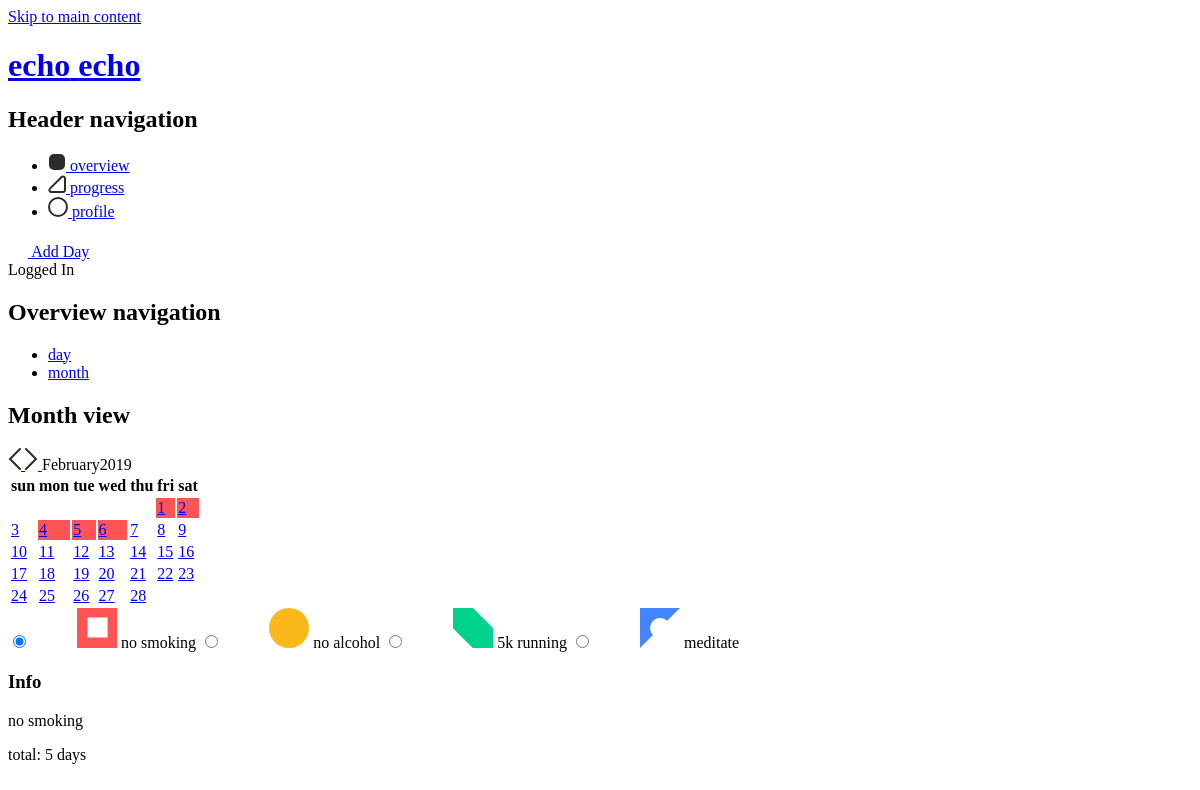
The page /index.php?page=overview&view=month&month=02-2019&chosen_habit=no smoking (signed in) on the database as committed earlier.
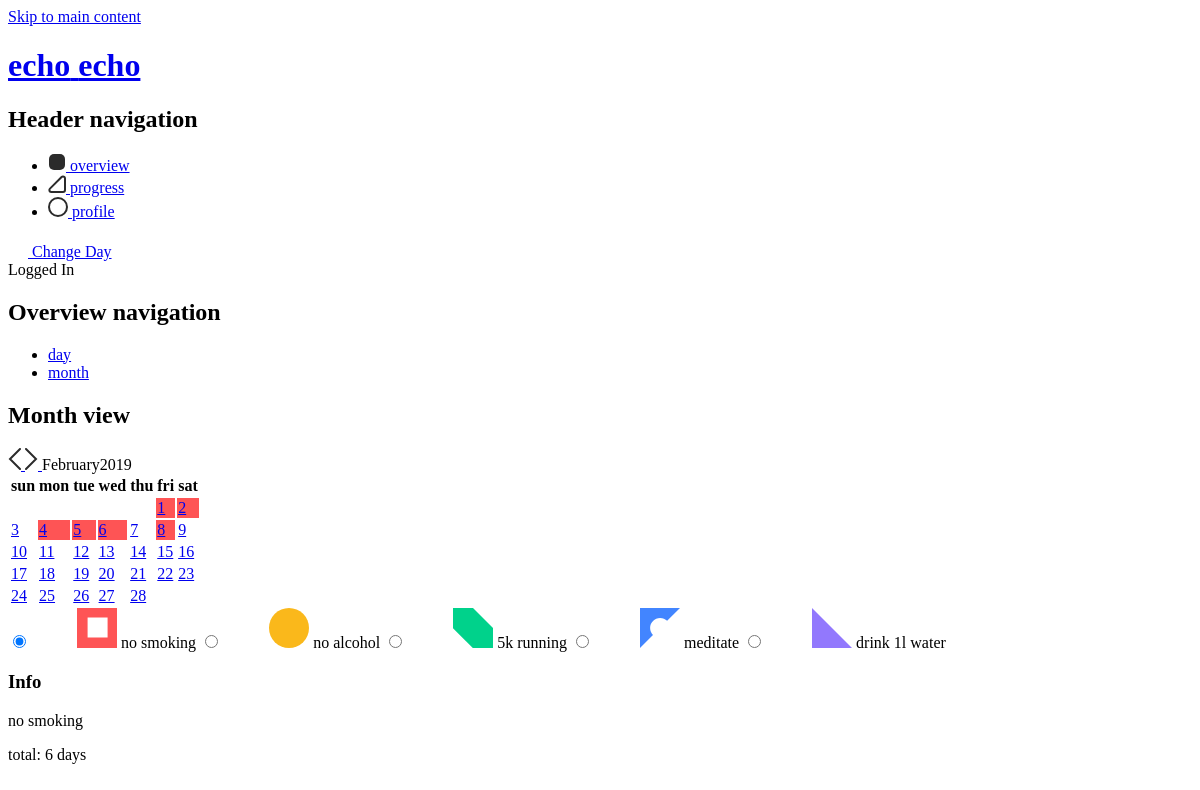
The same page on the database as committed later.
### tables this page shows
CREATE TABLE `habits` (
  `habit_id` int(11) NOT NULL,
  `user_id` int(11) NOT NULL,
  `habit_name` varchar(255) NOT NULL,
  `habit_icon` int(11) NOT NULL,
  `habit_colour` varchar(255) NOT NULL,
  `habit_colour_name` varchar(255) NOT NULL,
  `active` tinyint(1) NOT NULL DEFAULT '1'
);

CREATE TABLE `data_habit_icon` (
  `data_habit_icon_id` int(11) NOT NULL,
  `habit_colour_name` varchar(255) NOT NULL,
  `habit_colour` varchar(255) NOT NULL,
  `habit_icon` text NOT NULL,
  `habit_icon_white` text NOT NULL
);

### src/controller/Controller.php (called while the page is built, shortened)
<?php
class Controller {
  public $route;
  protected $viewVars = array();
  public function filter() {
    call_user_func(array($this, $this->route['action']));
  }
  public function render() {
    $this->createViewVarWithContent();
    $this->renderInLayout();
  }
  public function set($variableName, $value) {
    $this->viewVars[$variableName] = $value;
  }
  private function createViewVarWithContent() {
    require __DIR__ . '/../view/' . strtolower($this->route['controller']) . '/' . $this->route['action'] . '.php';
    $content = ob_get_clean();
  }
  private function renderInLayout() {
    extract($this->viewVars, EXTR_OVERWRITE);
    include __DIR__ . '/../view/layout.php';
  }
}

### src/index.php (called while the page is built, shortened)
<?php
$routes = array(
  'home' => array(
    'controller' => 'Pages',
    'action' => 'index'
  ),
  'overview' => array(
    'controller' => 'Posts',
    'action' => 'overview'
  ),
  'add' => array(
    'controller' => 'Posts',
    'action' => 'add'
  ),
  'progress' => array(
    'controller' => 'Progress',
    'action' => 'progress'
  ),
  'profile' => array(
    'controller' => 'Users',
    'action' => 'profile'
  ),
  'login' => array(
    'controller' => 'Users',
    'action' => 'login'
  ),
  'logout' => array(
    'controller' => 'Users',
    'action' => 'logout'
  ),
  'register' => array(
    'controller' => 'Users',
    'action' => 'register'
  )
);
$route = $routes[$_GET['page']];
$controllerObj = new $controllerName();
$controllerObj->route = $route;
$controllerObj->filter();
$controllerObj->render();

### src/dao/HabitDAO.php (called while the page is built, shortened)
<?php
class HabitDAO extends DAO {
  public function selectAllActiveHabits($data) {
    $sql = "SELECT * FROM `habits` INNER JOIN `data_habit_icon` ON habits.habit_icon = data_habit_icon.data_habit_icon_id WHERE habits.user_id = :user_id AND habits.active = :active";
    $stmt = $this->pdo->prepare($sql);
    $stmt->bindValue(':user_id', $data['user_id']);
    $stmt->bindValue(':active', $data['active']);
    $stmt->execute();
    return $stmt->fetchAll(PDO::FETCH_ASSOC);
  }
  public function getSpecificFulfilledHabitsOfDay($data) {
    $sql = "SELECT * FROM `fulfilled_habits` INNER JOIN `daily_posts` ON fulfilled_habits.post_id = daily_posts.post_id AND daily_posts.date = :date INNER JOIN `habits` ON fulfilled_habits.habit_id = habits.habit_id WHERE fulfilled_habits.user_id = :user_id AND fulfilled_habits.habit_id = :habit_id";
    $stmt = $this->pdo->prepare($sql);
    $stmt->bindValue(':user_id', $data['user_id']);
    $stmt->bindValue(':date', $data['date']);
    $stmt->bindValue(':habit_id', $data['habit_id']);
    $stmt->execute();
    return $stmt->fetchAll(PDO::FETCH_ASSOC);
  }
}

### src/dao/PostDAO.php (called while the page is built, shortened)
<?php
class PostDAO extends DAO {
  public function checkDate($data) {
    $sql = "SELECT * FROM `daily_posts` WHERE `user_id` = :user_id AND `date` = :current_date";
    $stmt = $this->pdo->prepare($sql);
    $stmt->bindValue(':user_id', $data['user_id']);
    $stmt->bindValue(':current_date', $data['current_date']);
    $stmt->execute();
    return $stmt->fetch(PDO::FETCH_ASSOC);
  }
}

### src/view/posts/overview.php (the view, shortened to what the changed rows need)
<nav class="main-nav">
  <h2 class="main-nav-title hide">Overview navigation</h2>
</nav>
<?php if($view == 'month') : ?>
  <section class="main-overview-month" id="main">
    <h2 class="main-overview-month-title hide">Month view</h2>
    <?php if(isset($previousMonth)):?>
      <a href="index.php?page=overview&view=month&month=<?php echo $previousMonth . '&chosen_habit=' . $firstActiveHabit; ?>" class="main-overview-month-previous">
      </a>
    <?php endif; ?>
    <?php if(isset($nextMonth)):?>
      <a href="index.php?page=overview&view=month&month=<?php echo $nextMonth . '&chosen_habit=' . $firstActiveHabit; ?>" class="main-overview-month-next">
      </a>
    <?php endif; ?>
    <table class="main-overview-month-calendar">
      <?php echo $calendar ?>
    </table>
    <form method="get" class="main-overview-month-form">
      <?php foreach($activeHabits as $habit): ?>
        <input type="radio" class="month-form-input month-form-input-radio" id="<?php echo $habit['habit_id'] ?>" name="chosen_habit" value="<?php echo $habit['habit_name'] ?>" <?php if($_GET['chosen_habit'] == $habit['habit_name']) echo 'checked'; ?> required />
        <label for="<?php echo $habit['habit_id'] ?>" class="month-form-label month-form-label-<?php echo $habit['habit_colour_name'] ?>">
          <span class="month-habit-item-icon-white"><?php echo $habit['habit_icon_white'] ?></span>
          <span class="month-habit-item-icon"><?php echo $habit['habit_icon'] ?></span>
          <span class="month-habit-item-name"><?php echo $habit['habit_name'] ?></span>
        </label>
      <?php endforeach; ?>
    </form>
    <article class="main-overview-month-info">
      <h3 class="month-info-title hide">Info</h3>
      <p class="month-info-chosenHabit"><?php if(!empty($chosenHabit)) echo $chosenHabit; ?></p>
      <p class="month-info-totalDays"><?php if(!empty($chosenHabit)) echo 'total: ' . $totalDaysOfFulfilledHabit . ' days'; ?></p>
    </article>
  </section
<?php endif; ?>

### src/controller/PostsController.php (shortened to what the changed rows need)
<?php
require_once __DIR__ . '/Controller.php';
require_once __DIR__ . '/../dao/PostDAO.php';
require_once __DIR__ . '/../dao/HabitDAO.php';
class PostsController extends Controller {
    private $postDAO;
    public $habitDAO;
    function __construct() {
        $this->postDAO = new PostDAO();
        $this->habitDAO = new HabitDAO();
    }
    public function overview() {
      if(empty($_SESSION['user'])) {
        $_SESSION['error'] = 'You have to be signed in.';
        header('Location: index.php');
        exit();
      } else {
        $alreadyPostedToday = $this->postDAO->checkDate(array(
          'user_id' => $_SESSION['user']['user_id'],
          'current_date' => date("Y-m-d")
        ));
        if (!empty($_GET['view'])) {
          $activeHabits = $this->habitDAO->selectAllActiveHabits(array(
            'user_id' => $_SESSION['user']['user_id'],
            'active' => TRUE,
          ));
          if(!empty($activeHabits)){
            $firstActiveHabit = $activeHabits[0]['habit_name'];
          }
          switch ($_GET['view']) {
            case 'month':
              if(!empty($_GET['month'])) {
                $date_errors = DateTime::getLastErrors();
                if ($date_errors['warning_count'] + $date_errors['error_count'] > 0) {
                  $_SESSION['error'] = 'Not a valid date.';
                  header('Location: index.php?page=overview&view=month&month=' . date("m-Y") . '&chosen_habit=' . $firstActiveHabit);
                  exit();
                } else {
                  if (!empty($_GET['chosen_habit'])) {
                    if(in_array($_GET['chosen_habit'], array_column($activeHabits, 'habit_name'))){
                      function build_calendar($month,$year, $today_date, $fulfilled_habit, $class) {
                        $daysOfWeek = array('sun','mon','tue','wed','thu','fri','sat');
                        $firstDayOfMonth = mktime(0,0,0,$month,1,$year);
                        $numberDays = date('t',$firstDayOfMonth);
                        $dateComponents = getdate($firstDayOfMonth);
                        $dayOfWeek = $dateComponents['wday'];
                        $calendar = "<tbody>";
                        $calendar .= "<tr class='month-calendar-row'>";
                        foreach($daysOfWeek as $day) {
                            $calendar .= "<th class='month-calendar-row-header'>$day</th>";
                        }
                        $currentDay = 1;
                        $calendar .= "</tr><tr class='month-calendar-row'>";
                        if ($dayOfWeek > 0) {
                            $calendar .= "<td colspan='$dayOfWeek'>&nbsp;</td>";
                        }
                        $month = str_pad($month, 2, "0", STR_PAD_LEFT);
                        $totalDaysOfFulfilledHabit = 0;
                        while ($currentDay <= $numberDays) {
                          if ($dayOfWeek == 7) {
                              $dayOfWeek = 0;
                              $calendar .= "</tr><tr class='month-calendar-row'>";
                          }
                          $currentDayRel = str_pad($currentDay, 2, "0", STR_PAD_LEFT);
                          $date = "$year-$month-$currentDayRel";
                          $dateTime = new DateTime($date);
                          $habit_id = $fulfilled_habit['habit_id'];
                          $habit_colour= $fulfilled_habit['habit_colour'];
                          $hasFulfilledHabit = $class->habitDAO->getSpecificFulfilledHabitsOfDay(array(
                            'user_id' => $_SESSION['user']['user_id'],
                            'habit_id' => $habit_id,
                            'date' => $dateTime->format('Y-m-d')
                          ));
                          if(empty($hasFulfilledHabit)) {
                            if($currentDayRel == $today_date && $month == date('m') && $year == date('Y')) {
                              $calendar .= "<td class='month-calendar-row-day month-calendar-row-today' rel='$date'><a href=\"index.php?page=overview&view=day&day=" . sprintf("%02d", $currentDay) . "-" . $month . "-" . $year . "\">$currentDay</a></td>";
                            } else {
                              $calendar .= "<td class='month-calendar-row-day' rel='$date'><a href=\"index.php?page=overview&view=day&day=" . sprintf("%02d", $currentDay) . "-" . $month . "-" . $year . "\">$currentDay</a></td>";
                            }
                          }else {
                            $totalDaysOfFulfilledHabit++;
                            if($currentDayRel == $today_date && $month == date('m') && $year == date('Y')) {
                              $calendar .= "<td class='month-calendar-row-day month-calendar-row-today' rel='$date' style='background-color: $habit_colour; color: white'><a href=\"index.php?page=overview&view=day&day=" . sprintf("%02d", $currentDay) . "-" . $month . "-" . $year . "\">$currentDay</a></td>";
                            } else {
                              $calendar .= "<td class='month-calendar-row-day' rel='$date' style='background-color: $habit_colour; color: white'> <a href=\"index.php?page=overview&view=day&day=" . sprintf("%02d", $currentDay) . "-" . $month . "-" . $year . "\">$currentDay</a></td>";
                            }
                          }
                          $currentDay++;
                          $dayOfWeek++;
                        }
                        if ($dayOfWeek != 7) {
                            $remainingDays = 7 - $dayOfWeek;
                            $calendar .= "<td colspan='$remainingDays'>&nbsp;</td>";
                        }
                        $calendar .= "</tr>";
                        $calendar .= "</tbody>";
                        return array($calendar, $totalDaysOfFulfilledHabit);
                      }
                      $enteredDate = new DateTime('01-' . $_GET['month']);
                      $month = $enteredDate->format('m');
                      $year = $enteredDate->format('Y');
                      $today_date = date("d");
                      $today_date = ltrim($today_date, '0');
                      $previousMonth = new DateTime('01-' . $_GET['month']);
                      $nextMonth = new DateTime('01-' . $_GET['month']);
                      $chosenHabit = $_GET['chosen_habit'];
                      $fulfilled_habit = array_filter($activeHabits, function ($var) use ($chosenHabit) {
                        return ($var['habit_name'] === $chosenHabit);
                      });
                      $calendar = build_calendar($month,$year, $today_date, call_user_func_array('array_merge', $fulfilled_habit), $this);
                    } else {
                      $_SESSION['error'] = 'Habit does not exist.';
                      header('Location: index.php?page=overview&view=month&month=' . date("m-Y") . '&chosen_habit=' . $firstActiveHabit);
                      exit();
                    }
                  } else {
                    $_SESSION['error'] = 'You have to choose a habit.';
                    header('Location: index.php?page=overview&view=month&month=' . date("m-Y") . '&chosen_habit=' . $firstActiveHabit);
                    exit();
                  }
                }
              } else {
                $_SESSION['error'] = 'You have to choose a date.';
                header('Location: index.php?page=overview&view=month&month=' . date("m-Y") . '&chosen_habit=' . $firstActiveHabit);
                exit();
              }
              break;
          }
        } else {
          header('Location: index.php?page=overview&view=day&day=' . date("d-m-Y"));
          exit();
        }
      }
    }
}

### src/view/layout.php (shortened to what the changed rows need)
<!DOCTYPE html>
<html lang="en">
  <head>
  </head>
  <body>
    <header class="header">
      <h1 class="header-title">
        <a href="index.php" class="header-title-link" >
          <span>echo</span>
          <span>echo</span>
        </a>
      </h1>
      <?php if (empty($_SESSION['user'])): ?>
      <nav class="header-nav">
        <h2 class="header-nav-title hide">Header navigation</h2>
        <ul class="header-nav-ul">
          <li class="header-nav-item <?php if($currentPage === 'login') { echo 'header-nav-item-active';} ?>">
            <a href="index.php?page=login">Login</a>
          </li>
          <li class="header-nav-item <?php if($currentPage === 'register') { echo 'header-nav-item-active';} ?>">
            <a href="index.php?page=register" class="register-button">Hop on board</a>
          </li>
        </ul>
      </nav>
      <?php else: ?>
      <nav class="header-nav">
        <h2 class="header-nav-title hide">Header navigation</h2>
        <?php if(empty($alreadyPostedToday)): ?>
          <a href="index.php?page=add" class="main-green-button">
            <span>Add Day</span>
          </a>
        <?php else: ?>
          <a href="index.php?page=add" class="main-green-button">
            <span>Change Day</span>
          </a>
        <?php endif; ?>
      </nav>
      <?php endif; ?>
    </header>
    <main class="main main-<?php echo $currentPage ?>">
    <?php echo $content; ?>
    </main>
  </body>
</html>

Rows that differ between the two databases and show on the page:
now on this page (row edited): habits: habit_name "☐ drink 1l water", habit_name "drink 1l water"
Other text that changed with them:
$totalDaysOfFulfilledHabit: "5" → "6"
text no longer shown: "Add Day"
text now shown: "Change Day"
list line gone: "8"
new list line: "8"
